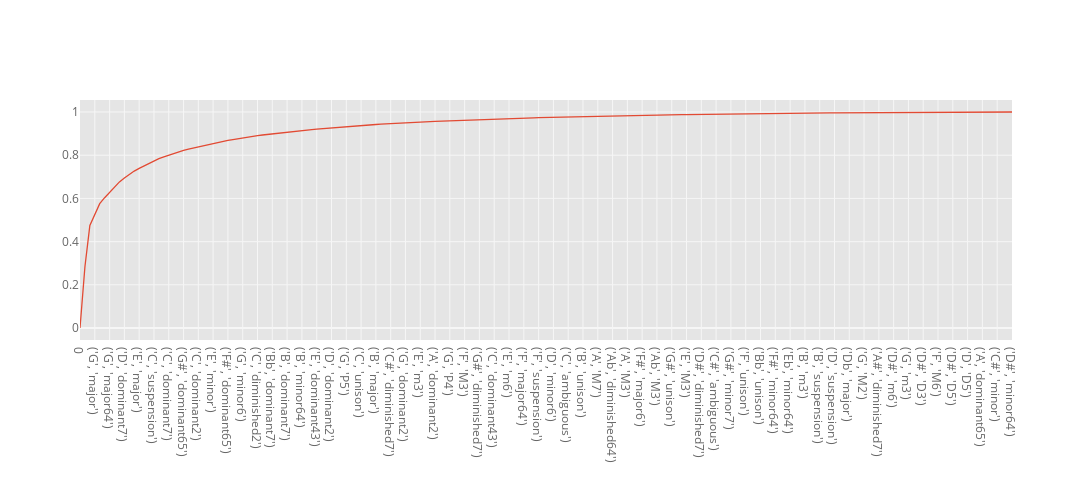

The notebook cell this image was saved under:
### Markdown cell above
If we look at the distribution over the occurring chords of the corpus, a striking 80 % make up for only tonic chords and permutations (`C major`, `C suspension`, `E major6`, `G major64`, `A minor`), dominant chords and permutations (`G dominant7`, `B dominant65`, `D dominant43`, `F dominant2`, `G major`, `E dominant7`, `G# dominant65`, `E major`, `E major6`), and predominant chords (`F major`, `D minor` `D dominant7`). From more complex or unconventional music we would expect many more chords to diverge from this tonic region.

### Code cell
chord_dist = jh.cumulative_fraction(chord_tuples.chords)
chord_dist.index = chord_dist.index.map(str)
chord_dist['y'].iplot('scatter', y='y', dimensions=(3000,500))

### Figure 1 — Plotly figure (JSON) as saved in the notebook; plotly's stock layout.template omitted (floating-point values rounded to 4 significant figures; data arrays with more than 128 entries replaced by an {"elided": "..."} marker saying what was removed)
{"data": [{"line": {"color": "rgba(226, 74, 51, 1.0)", "dash": "solid", "shape": "linear", "width": 1.3}, "mode": "lines", "name": "y", "text": "", "type": "scatter", "x": {"elided": "190 str values"}, "y": {"elided": "190 float values"}}], "layout": {"height": 500, "legend": {"bgcolor": "#FFFFFF", "font": {"color": "#666666"}}, "paper_bgcolor": "#FFFFFF", "plot_bgcolor": "#E5E5E5", "title": {"font": {"color": "#151516"}}, "width": 3000, "xaxis": {"gridcolor": "#F6F6F6", "showgrid": true, "tickfont": {"color": "#666666"}, "title": {"font": {"color": "#666666"}, "text": ""}, "zerolinecolor": "#F6F6F6"}, "yaxis": {"gridcolor": "#F6F6F6", "showgrid": true, "tickfont": {"color": "#666666"}, "title": {"font": {"color": "#666666"}, "text": ""}, "zerolinecolor": "#F6F6F6"}}}
